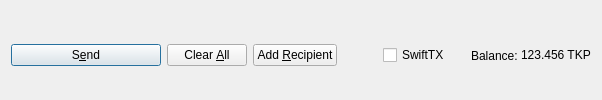
         <widget class="QFrame" name="frame_Send">
          <layout class="QHBoxLayout" name="horizontalLayout">
           <property name="bottomMargin">
            <number>0</number>
           </property>
           <item>
            <widget class="QPushButton" name="sendButton">
             <property name="minimumSize">
              <size>
               <width>150</width>
               <height>0</height>
              </size>
             </property>
             <property name="toolTip">
              <string>Confirm the send action</string>
             </property>
             <property name="text">
              <string>S&amp;end</string>
             </property>
             <property name="icon">
              <iconset resource="../triskelpremium.qrc">
               <normaloff>:/icons/send</normaloff>:/icons/send</iconset>
             </property>
             <property name="autoDefault">
              <bool>false</bool>
             </property>
             <property name="default">
              <bool>true</bool>
             </property>
            </widget>
           </item>
           <item>
            <widget class="QPushButton" name="clearButton">
             <property name="sizePolicy">
              <sizepolicy hsizetype="Minimum" vsizetype="Fixed">
               <horstretch>0</horstretch>
               <verstretch>0</verstretch>
              </sizepolicy>
             </property>
             <property name="toolTip">
              <string>Clear all fields of the form.</string>
             </property>
             <property name="text">
              <string>Clear &amp;All</string>
             </property>
             <property name="icon">
              <iconset resource="../triskelpremium.qrc">
               <normaloff>:/icons/remove</normaloff>:/icons/remove</iconset>
             </property>
             <property name="autoDefault">
              <bool>false</bool>
             </property>
            </widget>
           </item>
           <item>
            <widget class="QPushButton" name="addButton">
             <property name="toolTip">
              <string>Send to multiple recipients at once</string>
             </property>
             <property name="text">
              <string>Add &amp;Recipient</string>
             </property>
             <property name="icon">
              <iconset resource="../triskelpremium.qrc">
               <normaloff>:/icons/add</normaloff>:/icons/add</iconset>
             </property>
             <property name="autoDefault">
              <bool>false</bool>
             </property>
            </widget>
           </item>
           <item>
            <spacer name="horizontalSpacer">
             <property name="orientation">
              <enum>Qt::Horizontal</enum>
             </property>
             <property name="sizeHint" stdset="0">
              <size>
               <width>40</width>
               <height>20</height>
              </size>
             </property>
            </spacer>
           </item>
           <item>
            <layout class="QHBoxLayout" name="horizontalLayout_2">
             <property name="spacing">
              <number>3</number>
             </property>
             <item>
              <widget class="QCheckBox" name="checkSwiftTX">
               <property name="enabled">
                <bool>true</bool>
               </property>
               <property name="minimumSize">
                <size>
                 <width>85</width>
                 <height>0</height>
                </size>
               </property>
               <property name="text">
                <string>SwiftTX</string>
               </property>
              </widget>
             </item>
             <item>
              <widget class="QLabel" name="label">
               <property name="text">
                <string>Balance:</string>
               </property>
              </widget>
             </item>
             <item>
              <widget class="QLabel" name="labelBalance">
               <property name="sizePolicy">
                <sizepolicy hsizetype="Preferred" vsizetype="Fixed">
                 <horstretch>0</horstretch>
                 <verstretch>0</verstretch>
                </sizepolicy>
               </property>
               <property name="cursor">
                <cursorShape>IBeamCursor</cursorShape>
               </property>
               <property name="text">
                <string notr="true">123.456 TKP</string>
               </property>
               <property name="textInteractionFlags">
                <set>Qt::LinksAccessibleByMouse|Qt::TextSelectableByKeyboard|Qt::TextSelectableByMouse</set>
               </property>
              </widget>
             </item>
            </layout>
           </item>
          </layout>
         </widget>
